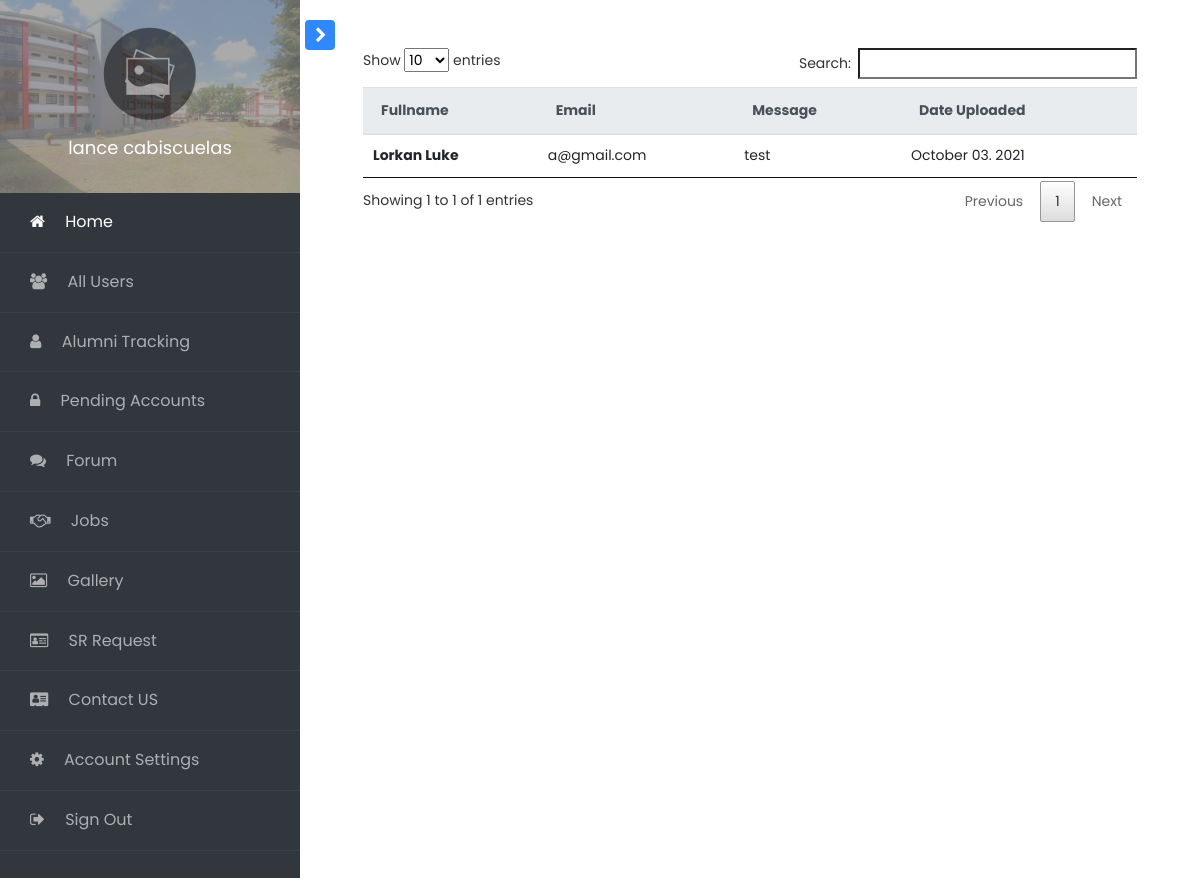
The page /access/admin/index.php?page=contactus (signed in) on the database its author committed.
### tables this page shows
CREATE TABLE `user_information` (
  `id` int(11) NOT NULL,
  `name` varchar(40) NOT NULL,
  `lastname` varchar(50) NOT NULL,
  `middle_name` varchar(50) NOT NULL,
  `email_address` varchar(100) NOT NULL,
  `department` varchar(50) NOT NULL,
  `mobile_number` varchar(40) NOT NULL,
  `course` varchar(100) NOT NULL,
  `sr_code` varchar(50) NOT NULL,
  `account_password` varchar(100) NOT NULL,
  `account_status` varchar(40) NOT NULL,
  `employment_status` varchar(40) NOT NULL,
  `profile_pic` varchar(100) NOT NULL,
  `date_register` varchar(40) NOT NULL
);

CREATE TABLE `tbl_contact_us` (
  `id` int(11) NOT NULL,
  `contact_name` varchar(255) NOT NULL,
  `contact_email` varchar(255) NOT NULL,
  `contact_message` varchar(255) NOT NULL,
  `status` int(11) NOT NULL COMMENT '0 = active,\r\n1 = inactive',
  `date_uploaded` datetime NOT NULL
);

### methods/mysqliConnection.php (called while the page is built, shortened)
<?php
class Database{
	public function __construct(){
		$this->conn = mysqli_connect("localhost", "root", "", "bsu_alumni");
	}
}
?>

### methods/PDOConnection.php (called while the page is built, shortened)
<?php
class Connect{
    public $host = "localhost";
    public $user = "root";
    public $password = "";
    public $dbname = "bsu_alumni";
	public function __construct(){
        $dsn = "mysql:host=$this->host;dbname=$this->dbname;";
        $this->connection = new PDO($dsn, $this->user, $this->password);
	}
}
?>

### methods/globalmethods.php (called while the page is built, shortened)
<?php
include 'PDOConnection.php';
class DataOperation extends Connect{
	function getFullname($id) {
		$sql = "SELECT * FROM user_information where id = $id";
		$query = $this->connection->query($sql);
		$row = $query->fetch();
		return $row->name. " " .$row->lastname;
	}
}
?>

### access/admin/index.php (the view, shortened to what this page needs)
<?php
include "./../../methods/globalmethods.php";
include "./../../methods/mysqliConnection.php";
$meth = new DataOperation;
$database = new Database;
$query = 'SELECT profile_pic FROM user_information WHERE id = '.$_SESSION['id'] .'';
$stmt = $database->conn->query($query);
$profile_pic = $stmt->fetch_assoc();
?>
<!doctype html>
<html lang="en">
  <head>
		<link rel="stylesheet" href="https://stackpath.bootstrapcdn.com/font-awesome/4.7.0/css/font-awesome.min.css">
		<link rel="stylesheet" href="css/style.css">
    <link rel="stylesheet" href="./../../plugins/datatables/datatables.min.css">
    <link rel="stylesheet" href="css/admin.css">
  </head>
  <body>
		<div class="wrapper d-flex align-items-stretch">
			<nav id="sidebar">
				<div class="custom-menu">
					<button type="button" id="sidebarCollapse" class="btn btn-primary">
	        </button>
        </div>
	  		<div class="img bg-wrap text-center py-4" style="background-image: url(images/bg4-1.jpg);">
	  			<div class="user-logo">
	  				<div class="img" style="background-image: url(<?php echo($profile_pic['profile_pic'] == '') ?  './profile_pic/default.png' : './profile_pic/'.$profile_pic['profile_pic']; ?>);"></div>
	  				<h3><?php echo $meth->getFullname($_SESSION["id"]); ?></h3>
	  			</div>
	  		</div>
        <ul class="list-unstyled components mb-5">
          <li class="active">
            <a href="./"><span class="fa fa-home mr-3"></span> Home</a>
          </li>
          <li>
            <a href="index.php?page=allusers"><span class="fa fa-users mr-3"></span> All Users</a>
          </li>
          <li>
            <a href="index.php?page=alumni-tracking"><span class="fa fa-user mr-3"></span> Alumni Tracking</a>
          </li>
          <li>
            <a href="index.php?page=pendingusers"><span class="fa fa-lock mr-3"></span> Pending Accounts</a>
          </li>
          <li>
            <a href="index.php?page=forum"><span class="fa fa-comments mr-3"></span> Forum</a>
          </li>
          <li>
            <a href="index.php?page=jobs"><span class="fa fa-handshake-o mr-3"></span> Jobs</a>
          </li>
          <li>
            <a href="index.php?page=gallery"><span class="fa fa-picture-o mr-3"></span> Gallery</a>
          </li>
          <li>
            <a href="index.php?page=srrequest"><span class="fa fa-id-card-o mr-3"></span> SR Request</a>
          </li>
          <li>
            <a href="index.php?page=contactus"><span class="fa fa-address-card mr-3"></span> Contact US</a>
          </li>
          <li>
            <a href="index.php?page=settings"><span class="fa fa-cog mr-3"></span> Account Settings</a>
          </li>
          <li>
            <a href="./../../methods/logout.php"><span class="fa fa-sign-out mr-3"></span> Sign Out</a>
          </li>
        </ul>
    	</nav>
      <div id="content" class="p-4 p-md-5 pt-5">
        <?php
        if (isset($_GET['page'])) {
            $page = $_GET['page'];
            $display = "pages/".$page.'.php';
            include($display);
        }else{
            $page = 'home';
            $display = "pages/".$page.'.php';
            include($display);
        }
      ?>
      </div>
		</div>
  </body>
</html>

### access/admin/pages/contactus.php (shortened to what this page needs)
<?php
$sql = $database->conn->query("SELECT `id`, `contact_name`, `contact_email`, `contact_message`, `status`, DATE_FORMAT(`date_uploaded`, '%M %d. %Y') AS date_uploaded FROM `tbl_contact_us`");
?>
<div class="container-fluid">
<table class="table" id="contact_us">
  <thead class="thead-light">
    <tr>
      <th scope="col">Fullname</th>
      <th scope="col">Email</th>
      <th scope="col">Message</th>
      <th scope="col">Date Uploaded</th>
    </tr>
  </thead>
  <tbody>
    <?php while($row = $sql->fetch_array()): ?>
        <tr>
        <th scope="row" id="<?php echo "user_".$row['id']; ?>"><?php echo $row["contact_name"]; ?></th>
        <td><?php echo $row["contact_email"]; ?></td>
        <td><?php echo $row["contact_message"]; ?></td>
        <td><?php echo $row["date_uploaded"]; ?></td>
        </tr>
    <?php endwhile; ?>
  </tbody>
</table>
</div>

### rows shown on the page
user_information: $meth->getFullname($_SESSION["id"]) "lance cabiscuelas"
tbl_contact_us: contact_name "Lorkan Luke", contact_email "a@gmail.com", contact_message "test", date_uploaded "October 03. 2021"
